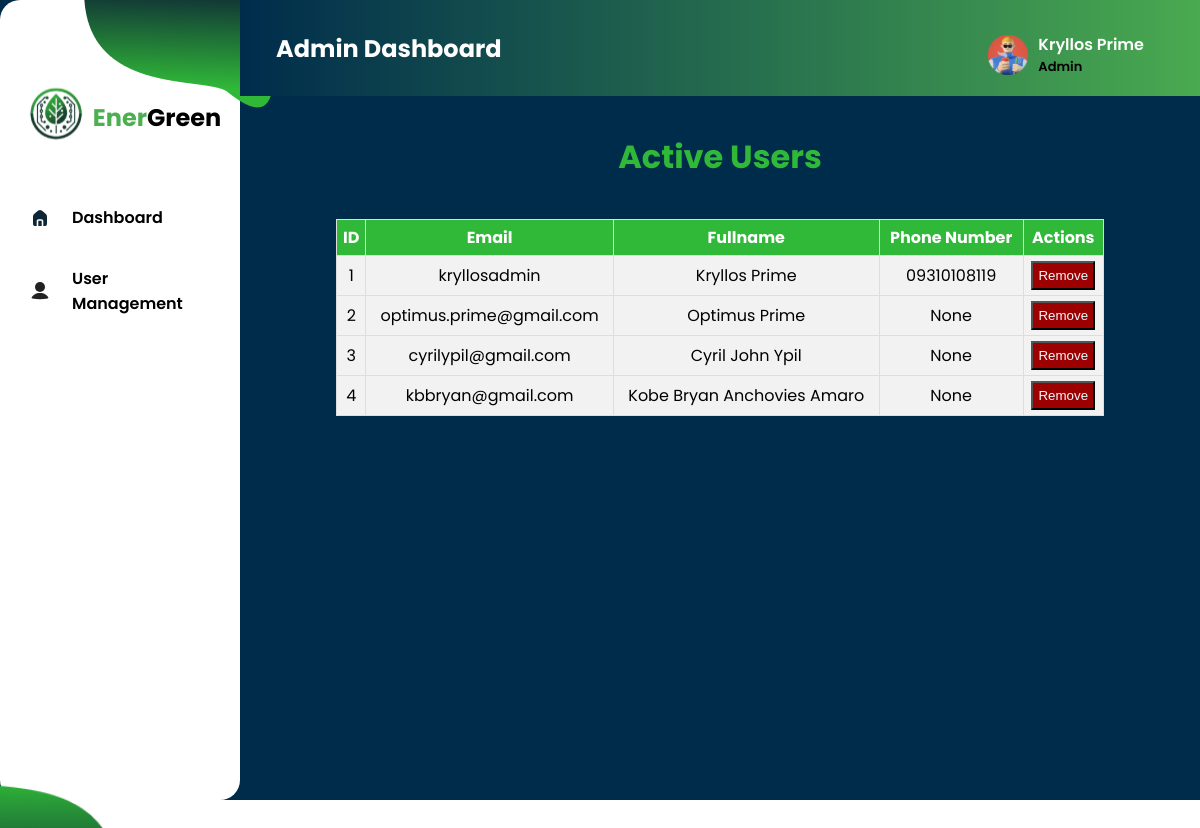
Page /UserManagement (signed in) on the earlier database version.
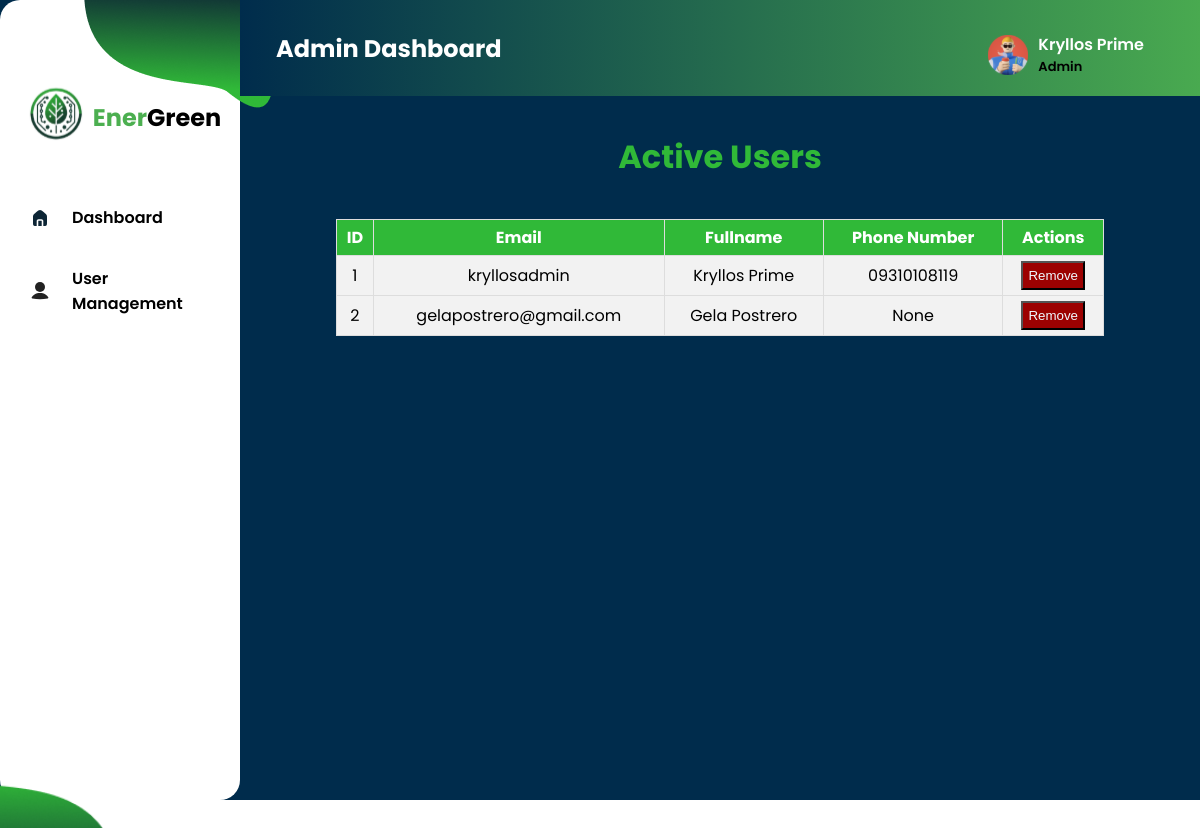
Same page on the later database version.
### tables this page shows
CREATE TABLE user (
  id INTEGER NOT NULL PRIMARY KEY,
  email TEXT NOT NULL UNIQUE,
  fullname TEXT NOT NULL,
  password TEXT DEFAULT NULL,
  phoneno TEXT DEFAULT NULL,
  hasSetup INTEGER DEFAULT 0
);

### app.py (the view)
@app.route('/UserManagement')
def UserManagement():
    records = db.getall_users(table='user')
    return render_template('AdminCarbonEmissionDash.html',fullname=session.get('name'),records=records) if not session.get('name') == None else redirect(url_for('landing'))

### app.py (called while the page is built)
@app.after_request
def after_request(response):
    response.headers['Cache-Control'] = 'no-cache,no-store,must-revalidate'
    return response

### dbhelper.py (called while the page is built)
    def getdb_connection(self):
        connection = connect(self.database)
        return connection

    def getprocess(self,sql:str):
        connection = self.getdb_connection()
        cursor = connection.cursor()
        cursor.execute(sql)
        cursor.row_factory = Row
        data:list = cursor.fetchall()  # Convert rows to dictionaries
        cursor.close()
        connection.close()
        return data

    def getall_users(self, table:str)->list:
        query = f"SELECT * FROM {table}"
        users:list = self.getprocess(query)
        return users

### templates/AdminCarbonEmissionDash.html (shortened to what this page needs)
{% extends 'AdminDashTemplate.html' %}
{% block content %}
<div style="display: flex; justify-content:center; align-items:center; padding-top: 1em;">
    <h1><span style="color: #30B938; text-align:center;">Active Users</span></h1>
</div>
<div class="table-container">
    <table class="styled-table">
        <thead>
            <tr>
                <th>ID</th>
                <th>Email</th>
                <th>Fullname</th>
                <th>Phone Number</th>
                <th>Actions</th>
            </tr>
        </thead>
        <tbody>
            {% for record in records %}
            <tr>
                <td>{{ record['id'] }}</td>
                <td>{{ record['email'] }}</td>
                <td>{{ record['fullname'].title() }}</td>
                <td>{{ record['phoneno']}}</td>
                <td><button style="cursor: pointer;background-color:rgb(156, 1, 1);color:aliceblue;padding:5px;" class="remove-btn" data-email="{{ record['email'] }}">Remove</button></td>
                </tr>
            {% endfor %}
        </tbody>
    </table>
</div>
{% endblock %}

### templates/AdminDashTemplate.html (shortened to what this page needs)
<!DOCTYPE html>
<html lang="en">
<head>
    <link rel="stylesheet" href="../static/css/AdminDashTemplateStyle.css">
</head>
<body>
    <div class="Container">
        <div class="Side-Navigation">
            <img id="sidetopimg" src="../static/images/png/sideimg2.png" alt="">
            <div class="logo-div">
                <div class="img-logo">
                    <img src="../static/images/logo/logo.svg" alt="">
                </div>
                <div class="webname">
                    <h2><span id="Color">Ener</span>Green</h2>
                </div>
            </div>
            <div class="Navigation-buttons">
                <div class="Dashbtn">
                    <li>
                        <a href="{{ url_for('AdminDashboard') }}" class="nav-button">
                            <img id="homeicon" src="../static/images/svg/Home-Icon.svg" alt="Dashboard Icon" width="24" height="24"> Dashboard
                        </a>
                    </li>
                </div>
                <div class="Dashbtn">
                    <li>
                        <a href="{{ url_for('UserManagement') }}" class="nav-button">
                            <img src="../static/images/svg/useric.svg" alt="Dashboard Icon" width="24" height="24"> User Management
                        </a>
                    </li>
                </div>
            </div>
            <img id="side-img" src="../static/images/png/sidebotimg.png" alt="" width="208">
        </div>
        <div class="Top-Main-Content">
            <div class="Top-Navigation">
                <div class="page-title">
                    <h2 id="dash-title">Admin Dashboard</h2>
                </div>
                <div class="profile-section" onclick="toggleDropdown()">
                    <a href="#">
                        <img src="../static/images/svg/profilenako.svg" alt="">
                        <div class="name-status">
                            <span id="user-name">{{ fullname }}</span> <br>
                            <p>Admin</p>
                        </div>
                    </a>
                </div>
            </div>
            {%  block content %}
            {% endblock %}
            </div>
        </div>
</body>
</html>

### static/css/AdminDashTemplateStyle.css (style rules this page uses)
body { padding: 0; margin: 0; box-sizing: border-box; overflow: hidden; }
.Container { display: flex; flex-direction: row; font-family: 'Poppins', sans-serif; overflow: hidden; width: 100vw; height: 100vh; background-color: #002c4c; }
.Side-Navigation { display: flex; align-items: center; flex-direction: column; width: 20vw; height: 100vh; background-color: #ffff; border-radius: 20px; }
#side-img { position: absolute; top: 87%; right: 90%; }
#sidetopimg { position: absolute; left: 7%; }
.profile-section span { color: #ffff; margin-right: 2em; }
.profile-section { position: relative; }
.name-status p { margin: 0; padding: 0; font-size: 13px; }
.Top-Navigation { position: relative; width: 100%; height: 12vh; background: linear-gradient(to left, #4CAF50, #002c4c); display: flex; align-items: center; padding: 0 20px; }
.page-title { position: relative; left: 1em; }
#dash-title { color: #ffff; }
.profile-section { display: flex; align-items: center; gap: 20px; position: absolute; top: 2em; right: 4em; font-weight: 600; }
.profile-section a { display: flex; align-items: center; text-decoration: none; color: black; gap: 10px; }
.profile-section img { width: 40px; height: 40px; }
.Top-Main-Content { width: 100%; height: 20vh; flex-direction: column; justify-content: space-between; }
.logo-div { display: flex; align-items: center; margin: 1em 2em 2em 2em; }
.logo-div, .Navigatiuon-buttons { margin-top: 5em; }
#Color { color: #4CAF50; }
.Dashbtn { list-style: none; width: 100%; border-radius: 20px; }
.Navigation-buttons { display: flex; flex-direction: column; align-items: flex-start; }
.Dashbtn a { display: flex; align-items: center; margin: 8px; gap: 20px; text-decoration: none; padding: 10px 20px; color: black; font-weight: 600; transition: background-color 0.3s, color 0.3s; border-radius: 10px; }
.Dashbtn a img { transition: color 0.1s; }

### templates/AdminCarbonEmissionDash.html (style rules this page uses)
.table-container { display: flex; justify-content: center; align-items: center; padding-top: 1em; max-height: 600px; overflow-y: auto; }
.styled-table { width: 80%; border-collapse: collapse; }
.styled-table thead { background-color: #30B938; color: white; }
.styled-table th, .styled-table td { padding: 5px 5px; text-align: center; border: 1px solid #ddd; }
.styled-table td { background-color: #f2f2f2; }
.styled-table tbody tr:nth-child(even) { background-color: #f2f2f2; }

Differences in the rows shown:
removed user: id "3", email "cyrilypil@gmail.com", fullname "Cyril John Ypil", phoneno "None"
removed user: id "4", email "kbbryan@gmail.com", fullname "Kobe Bryan Anchovies Amaro", phoneno "None"
changed user id 2: email "optimus.prime@gmail.com" → "gelapostrero@gmail.com"; fullname "Optimus Prime" → "Gela Postrero"
